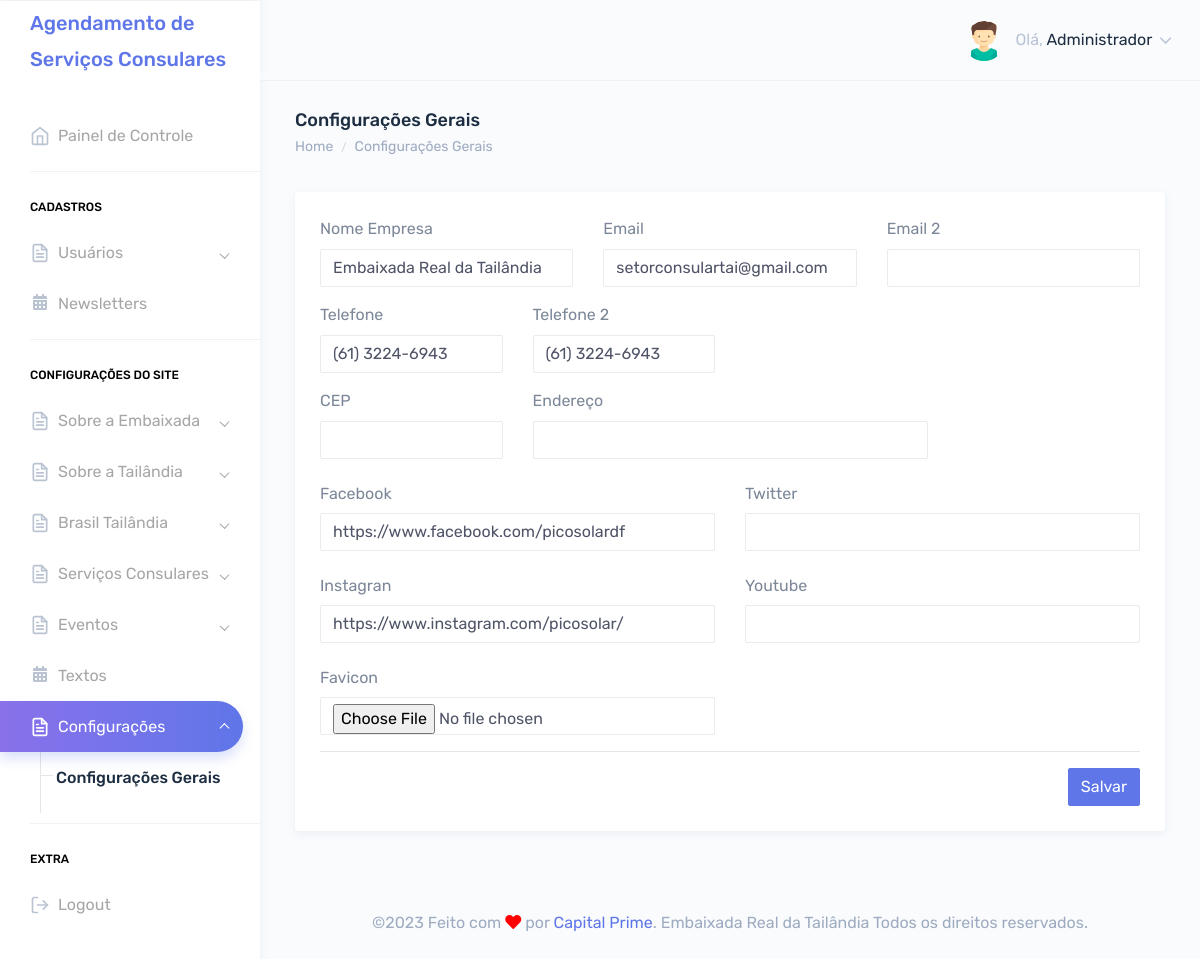
The app's page /painel/configuracoes.php (signed in), older data.
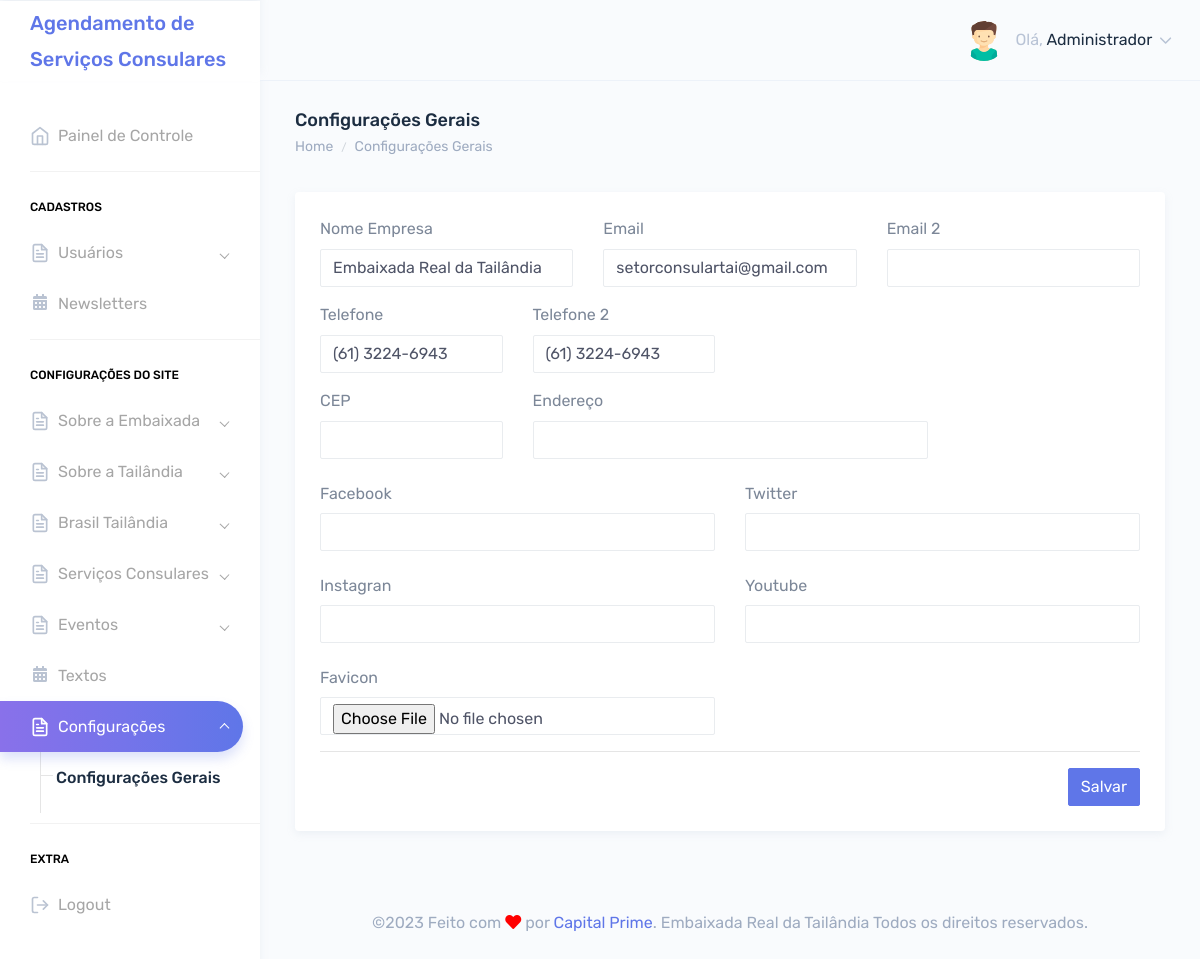
The same page, newer data.
### tables this page shows
CREATE TABLE `tbl_config` (
  `id` int(11) NOT NULL,
  `id_campanha` int(11) DEFAULT NULL,
  `favicon` varchar(250) DEFAULT NULL,
  `facebook` varchar(250) DEFAULT NULL,
  `twitter` varchar(250) DEFAULT NULL,
  `instagram` varchar(250) DEFAULT NULL,
  `youtube` varchar(250) DEFAULT NULL,
  `linkedln` varchar(250) DEFAULT NULL,
  `nome_empresa` varchar(250) DEFAULT NULL,
  `endereco` varchar(250) DEFAULT NULL,
  `telefone1` varchar(40) DEFAULT NULL,
  `telefone2` varchar(40) DEFAULT NULL,
  `email1` varchar(250) DEFAULT NULL,
  `email2` varchar(250) DEFAULT NULL,
  `cep_loja` varchar(20) DEFAULT NULL,
  `merchant_id_cielo` varchar(250) DEFAULT NULL,
  `merchant_key_cielo` varchar(250) DEFAULT NULL
);

### Connection/con-pdo.php (called while the page is built, shortened)
<?php
$conInstanciada = '';
if(empty($conInstanciada)) {
	class Conexao {
		private static $pdo;
		public static function getInstance() {
		if (!isset(self::$pdo)) {
		 try {
		  $opcoes = array(PDO::MYSQL_ATTR_INIT_COMMAND => 'SET NAMES utf8', PDO::ATTR_PERSISTENT => TRUE);
		  self::$pdo = new PDO("mysql:host=" . HOST . "; dbname=" . DBNAME . "; charset=" . CHARSET . ";", USER, PASSWORD, $opcoes);
		  self::$pdo->setAttribute(PDO::ATTR_ERRMODE, PDO::ERRMODE_EXCEPTION);
		 } catch (PDOException $e) {
		  print "Erro: " . $e->getMessage();
		 }
		}
		return self::$pdo;
		}
	}
}

### Class/config.class.php (called while the page is built, shortened)
<?php
$ConfigSistemaInstanciada = '';
if(empty($ConfigSistemaInstanciada)) {
	if(file_exists('Connection/conexao.php')) {
		require_once('Connection/con-pdo.php');
		require_once('funcoes.php');
	} else {
		require_once('../Connection/con-pdo.php');
	}
	class ConfigSistema {
		private $pdo = null;
		private static $ConfigSistema = null;
		private function __construct($conexao){
			$this->pdo = $conexao;
		}
		public static function getInstance($conexao){
			if (!isset(self::$ConfigSistema)):
				self::$ConfigSistema = new ConfigSistema($conexao);
			endif;
			return self::$ConfigSistema;
		}
		function rsDados() {
			try{
				$sql = "SELECT * FROM tbl_config ";
				$stm = $this->pdo->prepare($sql);
				$stm->execute();
				$rsDados = $stm->fetchAll(PDO::FETCH_OBJ);
				$this->facebook = $rsDados[0]->facebook;
				$this->instagram = $rsDados[0]->instagram;
				$this->nome_empresa = $rsDados[0]->nome_empresa;
				$this->telefone1 = $rsDados[0]->telefone1;
				$this->telefone2 = $rsDados[0]->telefone2;
				$this->email1 = $rsDados[0]->email1;
			} catch(PDOException $erro){
				echo $erro->getLine();
			}
			return($this);
		}
	}
}

### painel/verifica.php (called while the page is built, shortened)
<?php
include "../Class/config.class.php";
$infoSistema = ConfigSistema::getInstance(Conexao::getInstance())->rsDados();
?>

### painel/configuracoes.php (the view, shortened to what the changed rows need)
<?php
include "verifica.php";
$infoSistema->editar();
$editaConfig = $infoSistema->rsDados(1);
?>
<!DOCTYPE html>
<html dir="ltr" lang="pt-br">
<head>
    <link href="dist/css/style.css" rel="stylesheet">
</head>
<body>
    <div id="main-wrapper" data-theme="light" data-layout="vertical" data-navbarbg="skin6" data-sidebartype="full" data-sidebar-position="fixed" data-header-position="fixed" data-boxed-layout="full">
        <div class="page-wrapper">
            <div class="container-fluid">
                <div class="row">
                    <div class="col-12">
                        <div class="card">
                            <div class="card-body">
                                <form method="POST" enctype="multipart/form-data">
                                    <div class="form-body">
                                        <div class="row">
                                            <div class="col-md-4">
                                                <div class="form-group">
                                                <label class="mr-sm-2" for="">Nome Empresa</label>
                                                    <input type="text" class="form-control" name="nome_empresa" value="<?php if(isset($editaConfig->nome_empresa) && !empty($editaConfig->nome_empresa)){ echo $editaConfig->nome_empresa;}?>" >
                                                </div>
                                            </div>
                                            <div class="col-md-4">
                                                <div class="form-group">
                                                <label class="mr-sm-2" for="">Email</label>
                                                    <input type="text" class="form-control" name="email1" value="<?php if(isset($editaConfig->email1) && !empty($editaConfig->email1)){ echo $editaConfig->email1;}?>" >
                                                </div>
                                            </div>
                                        </div>
                                        <div class="row">
                                            <div class="col-md-3">
                                                <div class="form-group">
                                                <label class="mr-sm-2" for="">Telefone</label>
                                                    <input type="text" class="form-control" name="telefone1" value="<?php if(isset($editaConfig->telefone1) && !empty($editaConfig->telefone1)){ echo $editaConfig->telefone1;}?>" >
                                                </div>
                                            </div>
                                            <div class="col-md-3">
                                                <div class="form-group">
                                                <label class="mr-sm-2" for="">Telefone 2</label>
                                                    <input type="text" class="form-control" name="telefone2" value="<?php if(isset($editaConfig->telefone2) && !empty($editaConfig->telefone2)){ echo $editaConfig->telefone2;}?>" >
                                                </div>
                                            </div>
                                        </div>
                                        <div class="form-group row">
                                            <div class="col-md-6 col-sm-12">
                                            <label  class="col-form-label">Facebook</label>
                                            <input class="form-control" type="text" name="facebook" value="<?php if(isset($editaConfig->facebook) && !empty($editaConfig->facebook)){ echo $editaConfig->facebook;}?>" />
                                            </div>
                                        </div>
                                        <div class="form-group row">
                                            <div class="col-md-6 col-sm-12">
                                            <label  class="col-form-label">Instagran</label>
                                            <input class="form-control" type="text" name="instagram" value="<?php if(isset($editaConfig->instagram) && !empty($editaConfig->instagram)){ echo $editaConfig->instagram;}?>" />
                                            </div>
                                        </div>
                                    </div>
                                </form>
                            </div>
                        </div>
                    </div>
                </div>
            </div>
        </div>
    </div>
</body>
</html>

Row changes from the older to the newer data that the page shows:
changed tbl_config "Embaixada Real da Tailândia": facebook "https://www.facebook.com/picosolardf" → (not shown); instagram "https://www.instagram.com/picosolar/" → (not shown)
